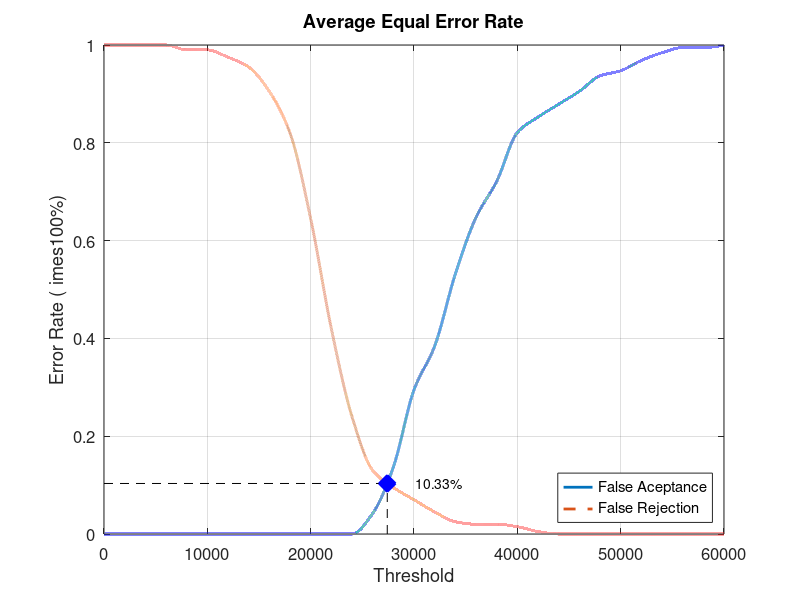
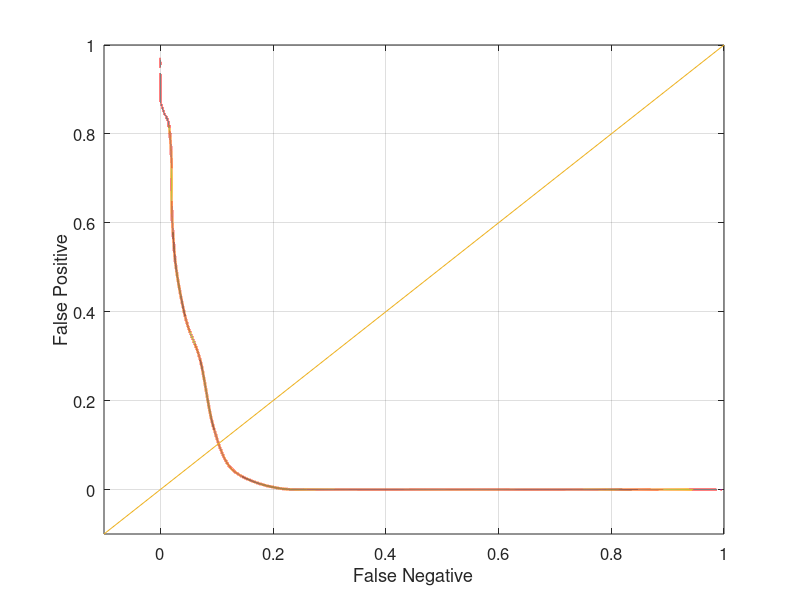

MATLAB code to generate these figures, in order:
close all;
clear;
clc;
x = 0:2000:60000;
xq = 0:0.5:60000;

y0 = [0 0 0 0 0 0 0 0 0 0 0 0 0 0.0421053 0.136842 0.294737 0.384211 0.531579 0.647368 0.721053 0.821053 0.852632 0.878947 0.905263 0.936842 0.947368 0.968421 0.984211 0.994737 0.994737 1]
yy0 = interp1(x, y0, xq, 'pchip');
y1 = [1 1 1 1 0.99 0.99 0.975 0.955 0.905 0.82 0.645 0.42 0.24 0.13 0.095 0.07 0.045 0.025 0.02 0.02 0.015 0.005 0 0 0 0 0 0 0 0 0]
yy1 = interp1(x, y1, xq, 'pchip');

% Calculating EER: 
y2 = abs(y0 - y1);
find(y2 == min(y2))
yy2 = abs(yy0 - yy1);
xEER = find(yy2 == min(yy2));
xEERIndex = xq(xEER) % X-axis EER
yEER = yy0(xEER) % Y-axis EER

main = figure
plot(xq, yy0,'-','LineWidth', 2);	hold on
plot(xq, yy1,'--','LineWidth', 2);	hold on
plot([xEERIndex xEERIndex], [0 yEER], 'k--');	hold on
plot([0 xEERIndex], [yEER yEER], 'k--');	hold on
plot(xEERIndex, yEER, 'bx', 'LineWidth', 10);	hold on
text(xEERIndex + 10 * xEERIndex / 100, yEER, [num2str(round((10000 * yEER)) / 100) '%'])
legend('False Aceptance', 'False Rejection', 'Location', 'SouthEast')
xlabel('Threshold')
ylabel('Error Rate (	imes100%)')
title('Average Equal Error Rate')
set(gca, 'FontSize', 12)
axis([0 60000 0 1])
grid on

print(main, 'Database4_2Main', '-dpng');
FNRxFPR = figure('Color', [1 1 1]);
plot(yy1, yy0, '-', yy1, yy0, 'LineWidth', 2);
hold on
y = -0.1:0.1:1
plot(y, y); 
set(gca, 'FontSize', 12)
xlabel('False Negative')
ylabel('False Positive')
axis([-0.1 1 -0.1 1])
set(gca, 'FontSize', 12)
grid on

print(FNRxFPR, 'Database4_2FNRxFPR','-dpng');
